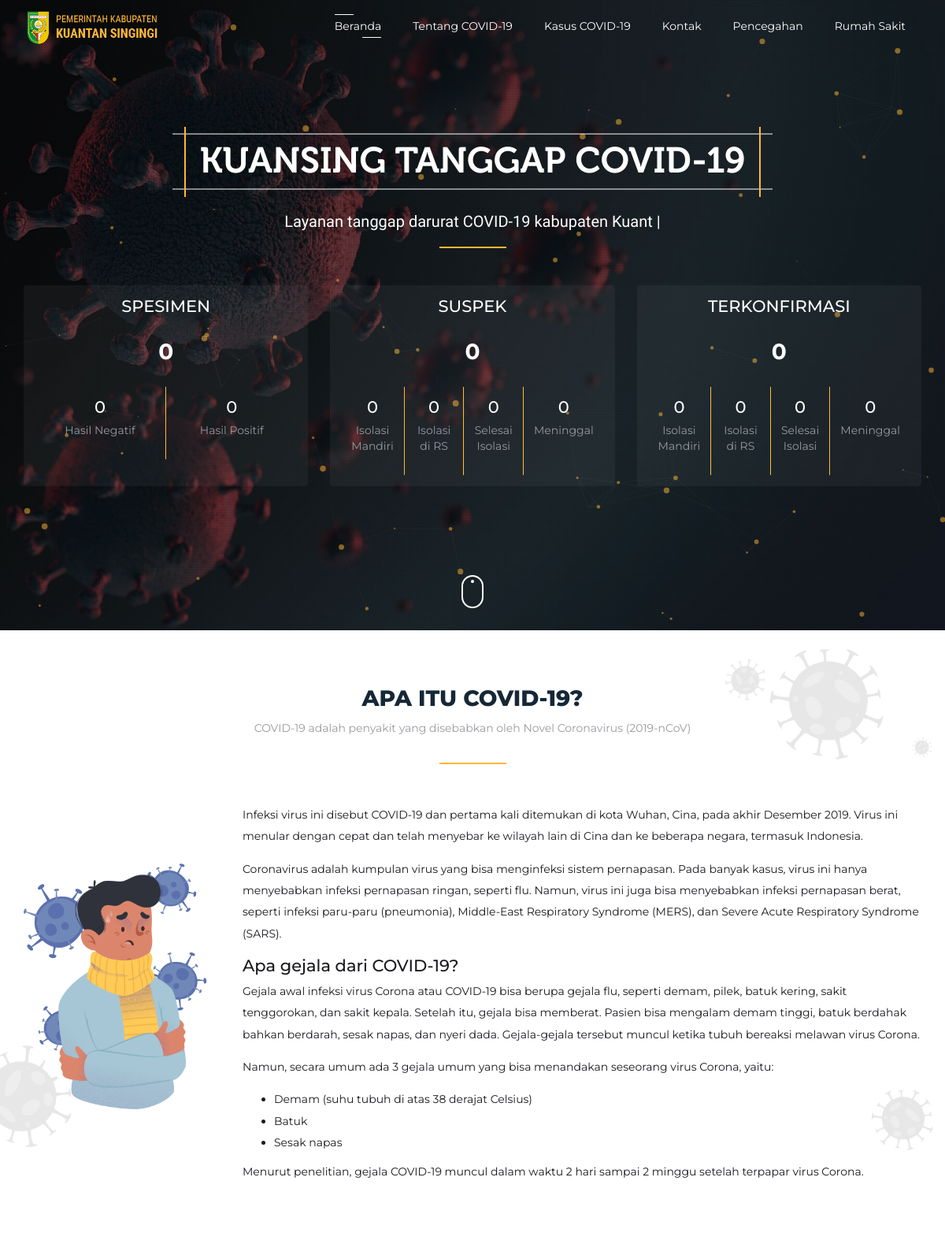
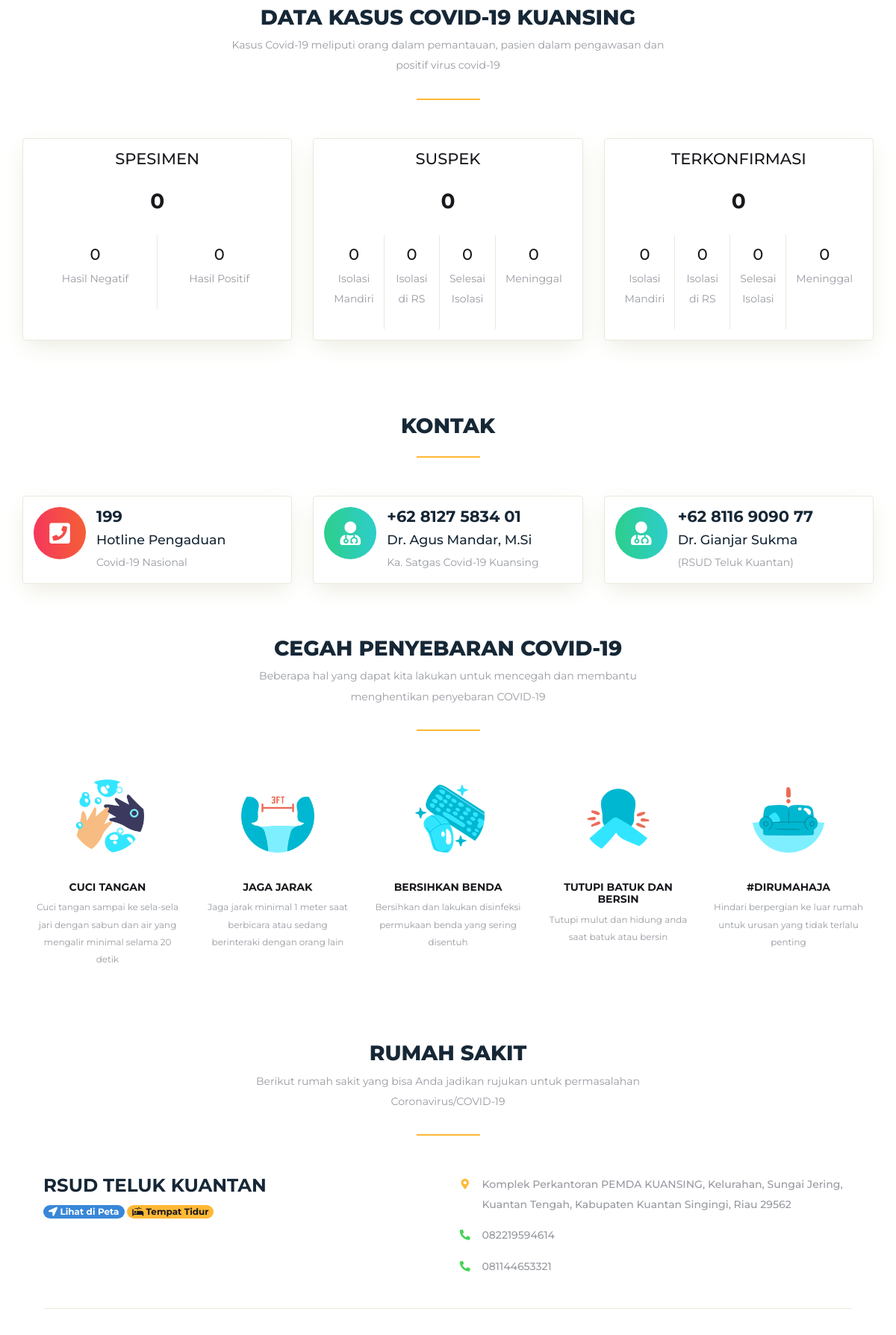
The page / (upper part) on the database its author committed (2 pictures, top to bottom).
### tables this page shows
CREATE TABLE `kontak` (
  `id_kontak` int(11) NOT NULL,
  `tipe_kontak` int(1) NOT NULL,
  `nama_kontak` varchar(50) NOT NULL,
  `keterangan` varchar(100) NOT NULL,
  `no_hp` varchar(15) NOT NULL,
  `tanggal_dibuat` timestamp NOT NULL DEFAULT current_timestamp(),
  `tanggal_diedit` timestamp NOT NULL DEFAULT current_timestamp() ON UPDATE current_timestamp()
);

CREATE TABLE `rumah_sakit` (
  `id_rumah_sakit` int(11) NOT NULL,
  `nama_rumah_sakit` varchar(50) NOT NULL,
  `alamat_rumah_sakit` text NOT NULL,
  `telepon_rumah_sakit` text NOT NULL,
  `latitude` double DEFAULT NULL,
  `longitude` double DEFAULT NULL,
  `tanggal_dibuat` timestamp NOT NULL DEFAULT current_timestamp(),
  `tanggal_diedit` timestamp NOT NULL DEFAULT current_timestamp() ON UPDATE current_timestamp()
);

### private/App/Views/home.php (the view, shortened to what the rows shown need)
<div class="banner" id="depan">
  <div class="container">
    <div class="home-banner">
      <h1>Kuansing Tanggap Covid-19</h1>
      <div class="flex-panel mt-5">
        <div class="panel panel-default d-flex flex-column">
          <div class="panel-body">
            <h4 class="text-center font-weight-medium text-uppercase mb-4">SPESIMEN</h4>
            <h2 class="text-center font-weight-bold mb-4"><?= $data['total_odp'] ?></h2>
            <div class="detail-kasus">
              <div class="item-detail">
                <h4 class="text-center"><?= $data['odp_proses'] ?></h4>
                <p class="text-center text-muted">Hasil Negatif</p>
              </div>
              <div class="item-detail">
                <h4 class="text-center"><?= $data['odp_selesai'] ?>
                </h4>
                <p class="text-center text-muted">Hasil Positif</p>
              </div>
            </div>
          </div>
        </div>
        <div class="panel panel-default d-flex flex-column">
          <div class="panel-body">
            <h4 class="text-center font-weight-medium text-uppercase mb-4">SUSPEK</h4>
            <h2 class="text-center font-weight-bold mb-4"><?= $data['total_pdp'] ?></h2>
            <div class="detail-kasus">
              <div class="item-detail">
                <h4 class="text-center"><?= $data['pdp_rumah'] ?></h4>
                <p class="text-center text-muted">Isolasi Mandiri</p>
              </div>
              <div class="item-detail">
                <h4 class="text-center"><?= $data['pdp_rawat'] ?></h4>
                <p class="text-center text-muted">Isolasi di RS</p>
              </div>
              <div class="item-detail">
                <h4 class="text-center"><?= $data['pdp_sehat'] ?></h4>
                <p class="text-center text-muted">Selesai Isolasi</p>
              </div>
              <div class="item-detail">
                <h4 class="text-center"><?= $data['pdp_meninggal'] ?></h4>
                <p class="text-center text-muted">Meninggal</p>
              </div>
            </div>
          </div>
        </div>
        <div class="panel panel-default d-flex flex-column">
          <div class="panel-body">
            <h4 class="text-center font-weight-medium text-uppercase mb-4">TERKONFIRMASI</h4>
            <h2 class="text-center font-weight-bold mb-4"><?= $data['total_positif'] ?></h2>
            <div class="detail-kasus">
              <div class="item-detail">
                <h4 class="text-center"><?= $data['positif_rumah'] ?></h4>
                <p class="text-center text-muted">Isolasi Mandiri</p>
              </div>
              <div class="item-detail">
                <h4 class="text-center"><?= $data['positif_rawat'] ?></h4>
                <p class="text-center text-muted">Isolasi di RS</p>
              </div>
              <div class="item-detail">
                <h4 class="text-center"><?= $data['positif_sehat'] ?></h4>
                <p class="text-center text-muted">Selesai Isolasi</p>
              </div>
              <div class="item-detail">
                <h4 class="text-center"><?= $data['positif_meninggal'] ?></h4>
                <p class="text-center text-muted">Meninggal</p>
              </div>
            </div>
          </div>
        </div>
      </div>
    </div>
  </div>
</div>
<div class="section-wrapper bg-virus" id="content">
  <div class="section" id="tentang-covid19">
    <div class="container">
      <div class="title">
        <h2>Apa itu COVID-19?</h2>
      </div>
    </div>
  </div>
  <div class="section" id="data-kasus">
    <div class="container">
      <div class="title">
        <h2>Data Kasus Covid-19 Kuansing</h2>
      </div>
      <div class="flex-panel">
        <div class="panel panel-default d-flex flex-column">
          <div class="panel-body">
            <h4 class="text-center font-weight-medium text-uppercase mb-4">SPESIMEN</h4>
            <h2 class="text-center font-weight-bold mb-4"><?= $data['total_odp'] ?></h2>
            <div class="detail-kasus">
              <div class="item-detail">
                <h4 class="text-center"><?= $data['odp_proses'] ?></h4>
                <p class="text-center text-muted">Hasil Negatif</p>
              </div>
              <div class="item-detail">
                <h4 class="text-center"><?= $data['odp_selesai'] ?>
                </h4>
                <p class="text-center text-muted">Hasil Positif</p>
              </div>
            </div>
          </div>
        </div>
        <div class="panel panel-default d-flex flex-column">
          <div class="panel-body">
            <h4 class="text-center font-weight-medium text-uppercase mb-4">SUSPEK</h4>
            <h2 class="text-center font-weight-bold mb-4"><?= $data['total_pdp'] ?></h2>
            <div class="detail-kasus">
              <div class="item-detail">
                <h4 class="text-center"><?= $data['pdp_rumah'] ?></h4>
                <p class="text-center text-muted">Isolasi Mandiri</p>
              </div>
              <div class="item-detail">
                <h4 class="text-center"><?= $data['pdp_rawat'] ?></h4>
                <p class="text-center text-muted">Isolasi di RS</p>
              </div>
              <div class="item-detail">
                <h4 class="text-center"><?= $data['pdp_sehat'] ?></h4>
                <p class="text-center text-muted">Selesai Isolasi</p>
              </div>
              <div class="item-detail">
                <h4 class="text-center"><?= $data['pdp_meninggal'] ?></h4>
                <p class="text-center text-muted">Meninggal</p>
              </div>
            </div>
          </div>
        </div>
        <div class="panel panel-default d-flex flex-column">
          <div class="panel-body">
            <h4 class="text-center font-weight-medium text-uppercase mb-4">TERKONFIRMASI</h4>
            <h2 class="text-center font-weight-bold mb-4"><?= $data['total_positif'] ?></h2>
            <div class="detail-kasus">
              <div class="item-detail">
                <h4 class="text-center"><?= $data['positif_rumah'] ?></h4>
                <p class="text-center text-muted">Isolasi Mandiri</p>
              </div>
              <div class="item-detail">
                <h4 class="text-center"><?= $data['positif_rawat'] ?></h4>
                <p class="text-center text-muted">Isolasi di RS</p>
              </div>
              <div class="item-detail">
                <h4 class="text-center"><?= $data['positif_sehat'] ?></h4>
                <p class="text-center text-muted">Selesai Isolasi</p>
              </div>
              <div class="item-detail">
                <h4 class="text-center"><?= $data['positif_meninggal'] ?></h4>
                <p class="text-center text-muted">Meninggal</p>
              </div>
            </div>
          </div>
        </div>
      </div>
    </div>
  </div>
  <div class="section" id="kontak">
    <div class="container">
      <div class="title">
        <h2>Kontak</h2>
      </div>
      <div class="row justify-content-center my--3">
        <?php foreach ($data['kontak'] as $d) : ?>
          <?php
          $icons = ['fa-phone-square', 'fa-user-md'];
          $bgs = ['bg-gradient-red', 'bg-gradient-green']
          ?>
          <div class="col-md-4 my-3">
            <a href="tel:<?= $d['no_hp'] ?>">
              <div class="panel mb-0 mx-0">
                <div class="panel-body d-flex flex-row p-3 mx--2">
                  <div class="icon icon-shape <?= intval($d['tipe_kontak']) <= count($bgs) - 1 ? $bgs[intval($d['tipe_kontak'])] : $bgs[0] ?> text-white rounded-circle shadow mx-2">
                    <i class="fas <?= intval($d['tipe_kontak']) <= count($icons) - 1 ? $icons[intval($d['tipe_kontak'])] : $icons[0] ?>"></i>
                  </div>
                  <div class="mx-2">
                    <h4 class="font-weight-bold text-dark-blue"><?= preg_replace(substr($d['no_hp'], 0, 1) === '+' ? '~^.{3}|.{4}(?!$)~' : '~^.{4}|.{4}(?!$)~', '$0 ', $d['no_hp']) ?></h4>
                    <h5 class="text-dark-blue"><?= $d['nama_kontak'] ?></h5>
                    <p class="text-muted mb-0"><?= $d['keterangan'] !== '' ? $d['keterangan'] : '-' ?></p>
                  </div>
                </div>
              </div>
            </a>
          </div>
        <?php endforeach; ?>
      </div>
    </div>
  </div>
  <div class="section" id="pencegahan">
    <div class="container">
      <div class="title">
        <h2>Cegah penyebaran COVID-19</h2>
      </div>
    </div>
  </div>
  <div class="section" id="rumah-sakit">
    <div class="container">
      <div class="title">
        <h2>Rumah Sakit</h2>
      </div>
      <div class="mx-md-5">
        <?php
        foreach ($data['rumah_sakit'] as $i => $r) :
        ?>
          <div class="<?= count($data['rumah_sakit']) === $i + 1 ? 'mb-0' : 'mb-5' ?>">
            <div class="d-md-flex mx-md--3 <?= count($data['rumah_sakit']) === $i + 1 ? '' : 'border-bottom pb-5' ?>">
              <div class="flex-md-col mx-md-3 mb-3 mb-md-0 ml-md-0">
                <h3 class="font-weight-bold text-dark-blue"><?= $r['nama_rumah_sakit'] ?></h3>
                <?php if ($r['latitude'] . ',' . $r['longitude'] !== '0,0') : ?>
                  <a class="badge bg-primary" target="_blank" href="http://maps.google.com/?q=<?= $r['latitude'] . ',' . $r['longitude']; ?>"><i class="fas fa-location-arrow"></i> Lihat di Peta</a>
                <?php endif; ?>
                <a class="badge bg-warning text-dark" href="<?= Web::url('tempat-tidur.' . md5($r['id_rumah_sakit'])) ?>"><i class="fas fa-procedures"></i> Tempat Tidur</a>
              </div>
              <div class="flex-md-col mx-md-3 ml-3 mr-md-0">
                <div class="d-flex align-items-start mx--2 mb-3">
                  <span class="mx-2 icon-wrapper-sm text-warning"><i class="fas fa-map-marker-alt"></i></span>
                  <span class="mx-2 flex-col text-muted font-weight-medium"><?= $r['alamat_rumah_sakit'] ?></span>
                </div>
                <?php
                $telepon = unserialize($r['telepon_rumah_sakit']);
                foreach ($telepon as $i => $t) :
                ?>
                  <div class="d-flex align-items-start mx--2 <?= count($telepon) === $i + 1 ? '' : 'mb-3' ?>">
                    <span class="mx-2 icon-wrapper-sm text-success"><i class="fas fa-phone-alt"></i></span>
                    <span class="mx-2 flex-col text-muted font-weight-medium"><?= $t !== '' ? $t : '-' ?></span>
                  </div>
                <?php
                endforeach;
                ?>
              </div>
            </div>
          </div>
        <?php
        endforeach
        ?>
      </div>
    </div>
  </div>
</div>

### rows shown on the page
kontak: tipe_kontak "0", no_hp "199", nama_kontak "Hotline Pengaduan", keterangan "Covid-19 Nasional"
kontak: tipe_kontak 1 (drawn), no_hp "+62 8127 5834 01", nama_kontak "Dr. Agus Mandar, M.Si", keterangan "Ka. Satgas Covid-19 Kuansing"
kontak: tipe_kontak 1 (drawn), no_hp "+62 8116 9090 77", nama_kontak "Dr. Gianjar Sukma", keterangan "(RSUD Teluk Kuantan)"
rumah_sakit: nama_rumah_sakit "RSUD TELUK KUANTAN", alamat_rumah_sakit "Komplek Perkantoran PEMDA KUANSING, Kelurahan, Sungai Jering, Kuantan Tengah, Kabupaten Kuantan Singingi, Riau 29562", telepon_rumah_sakit "082219594614", telepon_rumah_sakit "081144653321"
